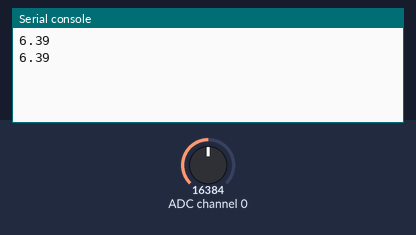
A program run on a simulated ESP32 board running MicroPython. Parts: the last lines printed to the serial console. The inputs (shaded band) are chosen by the test bench; at power-on: ADC channel 0 = 16384 (analog values on the 0–32767 scale).

Above: at 1.2 s.
1.3 s: ADC channel 0 set to 22936
At 1.8 s:
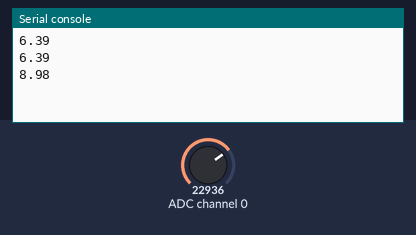
2.8 s: ADC channel 0 set to 28834
At 3.6 s:
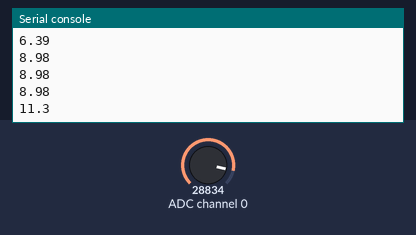
Timing chart, 0 to 5.8 s (numbered marks = the images above; inputs shaded):
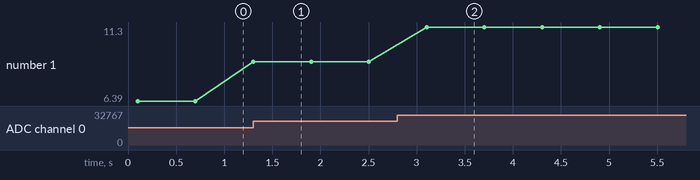

The program:

main.py
```python
from machine import Pin, I2C
import time

i2c = I2C(0, scl=Pin(22), sda=Pin(21))
addr = 0x48

#  kalibrace
gain = 1.00
offset = 0.08

#  korekce nad 6V
korekce = 0.98


def read_adc_A0():
    config = bytearray(2)
    config[0] = 0xC2
    config[1] = 0x83

    i2c.writeto_mem(addr, 0x01, config)
    time.sleep(0.1)

    data = i2c.readfrom_mem(addr, 0x00, 2)

    raw = (data[0] << 8) | data[1]

    if raw > 0x7FFF:
        raw -= 0x10000

    return raw


while True:
    raw = read_adc_A0()

    # napětí na vstupu ADS1115
    v_adc = raw * 0.000125

    # základní kalibrace
    v_in = (v_adc * 4) * gain - offset

    #  rozdělení rozsahu
    if v_in > 6:
        v_in = v_in * korekce

    # ochrana
    if v_in < 0:
        v_in = 0

    print(round(v_in, 2))

    time.sleep(0.5)
    
```

Measured:
- after the input at 1.3 s, the serial console: prints a new line at once (image 1)
- after the input at 2.8 s, the serial console: prints a new line after 0.30 s (image 2)
- plotted number 1: 6.39 → 8.98 after the input at 1.3 s, 8.98 → 11.3 after the input at 2.8 s
